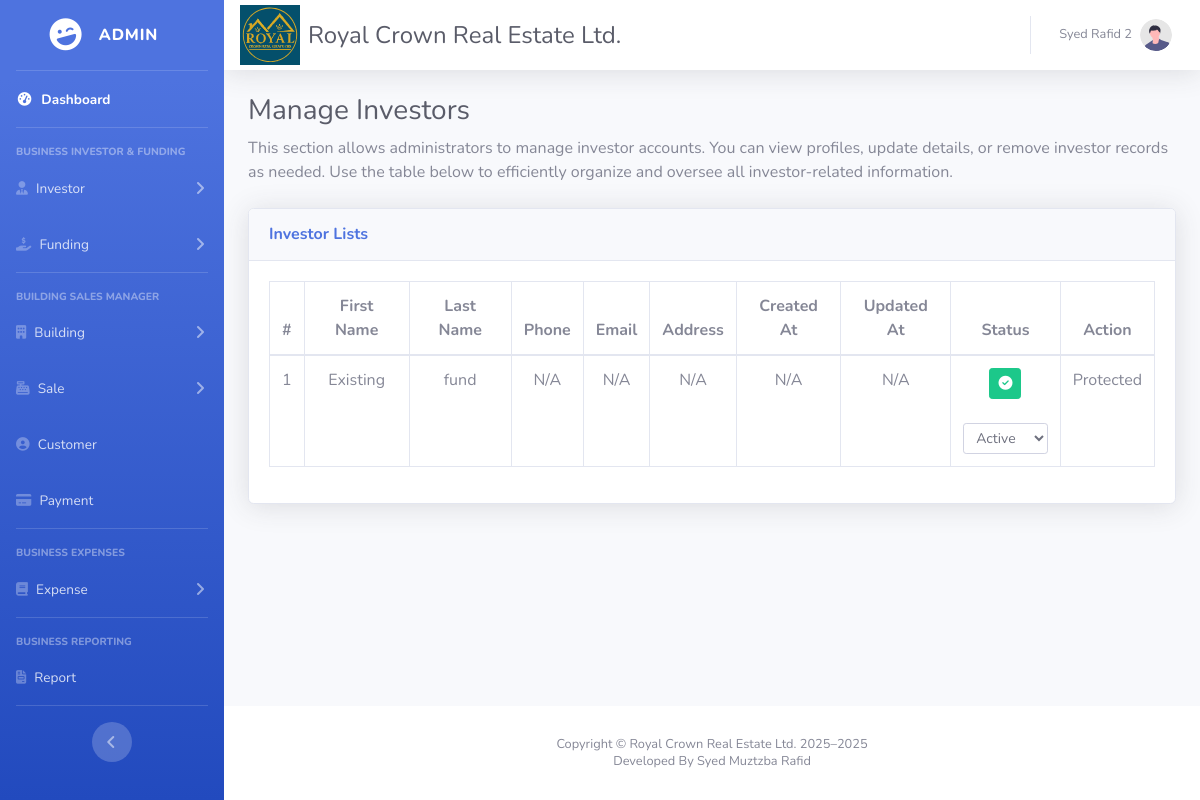
/manageInvestor.php (signed in), run on the app's committed database.
### tables this page shows
CREATE TABLE `users` (
  `user_id` int(11) NOT NULL,
  `fName` varchar(200) NOT NULL,
  `lName` varchar(200) NOT NULL,
  `email` varchar(100) NOT NULL,
  `password` varchar(500) NOT NULL,
  `userType` enum('superAdmin','admin','','') NOT NULL,
  `created_at` datetime NOT NULL DEFAULT current_timestamp(),
  `updated_at` datetime DEFAULT NULL
);

CREATE TABLE `investor` (
  `in_id` int(11) NOT NULL,
  `fName` varchar(150) NOT NULL,
  `lName` varchar(150) NOT NULL,
  `phone` varchar(20) NOT NULL,
  `email` varchar(100) NOT NULL,
  `address` varchar(500) NOT NULL,
  `status` enum('active','inactive','','') NOT NULL,
  `created_at` datetime DEFAULT current_timestamp(),
  `updated_at` datetime DEFAULT NULL ON UPDATE current_timestamp()
);

### manageInvestor.php (the view, shortened to what this page needs)
<?php
require_once __DIR__ . '/includes/config.php';
?>
<!DOCTYPE html>
<html lang="en">
<?php include 'partials/_head2.php'; ?>
<body id="page-top">
    <body id="page-top">
        <div id="wrapper">
            <?php include 'partials/_sidebar.php'; ?>
            <div id="content-wrapper" class="d-flex flex-column">
                <div id="content">
                    <?php include 'partials/_topbar.php'; ?>
                    <div class="container-fluid">
                        <h1 class="h3 mb-2 text-gray-800">Manage Investors</h1>
                        <p class="mb-4">
                            This section allows administrators to manage investor accounts. You can view profiles, update details, or remove investor records as needed. Use the table below to efficiently organize and oversee all investor-related information.
                        </p>
                        <div class="card shadow mb-4">
                            <div class="card-header py-3">
                                <h6 class="m-0 font-weight-bold text-primary">Investor Lists</h6>
                            </div>
                            <div class="card-body">
                                <div class="table-responsive">
                                    <table class="table table-bordered text-center" id="dataTable" width="100%" cellspacing="0">
                                        <thead>
                                            <tr>
                                                <th>#</th>
                                                <th>First Name</th>
                                                <th>Last Name</th>
                                                <th>Phone</th>
                                                <th>Email</th>
                                                <th>Address</th>
                                                <th>Created At</th>
                                                <th>Updated At</th>
                                                <th>Status</th>
                                                <th>Action</th>
                                            </tr>
                                        </thead>
                                        <tbody>
                                            <?php
                                            $stmt = $dbh->prepare("SELECT *FROM investor ORDER BY created_at aSC");
                                            $stmt->execute();
                                            $investors = $stmt->fetchAll(PDO::FETCH_ASSOC);
                                            $cnt = 1;
                                            foreach ($investors as $investor) {
                                                echo "<tr>";
                                                echo "<td>" . $cnt . "</td>";
                                                echo "<td>" . htmlspecialchars($investor['fName']) . "</td>";
                                                echo "<td>" . htmlspecialchars($investor['lName']) . "</td>";
                                                echo "<td>" . htmlspecialchars($investor['phone']) . "</td>";
                                                echo "<td>" . htmlspecialchars($investor['email']) . "</td>";
                                                echo "<td>" . htmlspecialchars($investor['address']) . "</td>";
                                                $createdAt = !empty($investor['created_at']) ? date('d M Y, h:i A', strtotime($investor['created_at'])) : 'N/A';
                                                echo "<td>" . htmlspecialchars($createdAt) . "</td>";
                                                $updatedAt = !empty($investor['updated_at']) ? date('d M Y, h:i A', strtotime($investor['updated_at'])) : 'N/A';
                                                echo "<td>" . htmlspecialchars($updatedAt) . "</td>";
                                                echo '<td>';
                                                if ($investor['status'] == 'active') {
                                                    echo '<span class="btn btn-sm btn-success" style="font-style: normal;">
                                                            <i class="fa fa-check-circle"></i>
                                                          </span>';
                                                } else {
                                                    echo '<span class="btn btn-sm btn-danger" style="font-style: normal;">
                                                            <i class="fa fa-times-circle"></i>
                                                          </span>';
                                                }
                                                echo '<br>&nbsp;';
                                                echo '<select class="form-control form-control-sm status-select"
                                                             name="status_' . htmlspecialchars($investor['in_id']) . '"
                                                             data-id="' . htmlspecialchars($investor['in_id']) . '">
                                                        <option value="active"' . ($investor['status'] == 'active' ? ' selected' : '') . '>Active</option>
                                                        <option value="inactive"' . ($investor['status'] == 'inactive' ? ' selected' : '') . '>Inactive</option>
                                                      </select>';
                                                echo '</td>';
                                                echo "<td>";
                                                if ($investor['in_id'] != 1) {
                                                    echo "
                                                        <a href=\"javascript:void(0);\"
                                                        onclick=\"confirmDelete({$investor['in_id']})\"
                                                        class=\"btn btn-transparent btn-xs\"
                                                        data-bs-toggle=\"tooltip\"
                                                        data-bs-placement=\"top\"
                                                        title=\"Delete\">
                                                        <i class=\"fas fa-trash-alt\" style=\"font-size: 24px; color: red;\"></i>
                                                        </a>
                                                        <a href=\"editInvestor.php?id=" . htmlspecialchars($investor['in_id']) . "\"
                                                        class=\"btn btn-transparent btn-xs\"
                                                        data-bs-toggle=\"tooltip\"
                                                        data-bs-placement=\"top\"
                                                        title=\"Edit\">
                                                        <i class=\"fa-regular fa-pen-to-square\" style=\"font-size: 24px; color: #007bff;\"></i>
                                                        </a>
                                                    ";
                                                } else {
                                                    echo "<span class=\"text-muted\">Protected</span>";
                                                }
                                                echo "</td>";
                                                echo "</tr>";
                                                $cnt++;
                                            }
                                            ?>
                                        </tbody>
                                    </table>
                                </div>
                            </div>
                        </div>
                    </div>
                </div>
                <?php include 'partials/_footer.php'; ?>
            </div>
        </div>
    </body>
</html>

### partials/_sidebar.php (shortened to what this page needs)
<?php
require_once __DIR__ . '/_session.php';
require_once __DIR__ . '/../includes/config.php';
$stmt = $dbh->prepare("SELECT userType FROM users WHERE user_id = ?");
$stmt->execute([$userId]);
$user = $stmt->fetch(PDO::FETCH_ASSOC);
$userTypes = $user['userType'];
if ($userTypes == 'superAdmin') {
    $userType = "Super Admin";
} else {
    $userType = 'Admin';
}
?>
<ul
    class="navbar-nav bg-gradient-primary sidebar sidebar-dark accordion"
    id="accordionSidebar">
    <a
        class="sidebar-brand d-flex align-items-center justify-content-center"
        href="dashboard.php">
        <div class="sidebar-brand-icon rotate-n-15">
            <i class="fas fa-laugh-wink"></i>
        </div>
        <div class="sidebar-brand-text mx-3"><?php echo $userType; ?></div>
    </a>
    <hr class="sidebar-divider my-0" />
    <li class="nav-item active">
        <a class="nav-link" href="Dashboard.php">
            <i class="fas fa-fw fa-tachometer-alt"></i>
            <span>Dashboard</span></a>
    </li>
    <hr class="sidebar-divider" />
    <div class="sidebar-heading">Business Investor & Funding</div>
    <li class="nav-item">
        <a
            class="nav-link collapsed"
            href="#"
            data-toggle="collapse"
            data-target="#collapseInvestor"
            aria-expanded="true"
            aria-controls="collapseInvestor">
            <i class="fas fa-user-tie"></i>
            <span>Investor</span>
        </a>
    </li>
    <li class="nav-item">
        <a
            class="nav-link collapsed"
            href="#"
            data-toggle="collapse"
            data-target="#collapseFunding"
            aria-expanded="true"
            aria-controls="collapseFunding">
            <i class="fas fa-hand-holding-usd"></i>
            <span>Funding</span>
        </a>
    </li>
    <hr class="sidebar-divider" />
    <div class="sidebar-heading">Building Sales Manager</div>
    <li class="nav-item">
        <a
            class="nav-link collapsed"
            href="#"
            data-toggle="collapse"
            data-target="#collapseLayout"
            aria-expanded="true"
            aria-controls="collapseLayout">
            <i class="fas fa-building"></i>
            <span>Building</span>
        </a>
    </li>
    <li class="nav-item">
        <a
            class="nav-link collapsed"
            href="#"
            data-toggle="collapse"
            data-target="#collapseSales"
            aria-expanded="true"
            aria-controls="collapseSales">
            <i class="fas fa-cash-register"></i>
            <span>Sale</span>
        </a>
    </li>
    <li class="nav-item">
        <a class="nav-link" href="customer.php">
            <i class="fas fa-user-circle"></i>
            <span>Customer</span></a>
    </li>
    <li class="nav-item">
        <a class="nav-link" href="payments.php">
            <i class="fas fa-credit-card"></i>
            <span>Payment</span></a>
    </li>
    <hr class="sidebar-divider" />
    <div class="sidebar-heading">Business Expenses</div>
    <li class="nav-item">
        <a
            class="nav-link collapsed"
            href="#"
            data-toggle="collapse"
            data-target="#collapseExpenses"
            aria-expanded="true"
            aria-controls="collapseExpenses">
            <i class="fas fa-book"></i>
            <span>Expense</span>
        </a>
    </li>
    <hr class="sidebar-divider" />
    <div class="sidebar-heading">Business Reporting</div>
    <li class="nav-item">
        <a class="nav-link" href="report.php">
            <i class="fas fa-file-invoice"></i>
            <span>Report</span></a>
    </li>
    <hr class="sidebar-divider" />
    <div class="text-center d-none d-md-inline">
        <button class="rounded-circle border-0" id="sidebarToggle"></button>
    </div>
</ul>

### partials/_topbar.php (shortened to what this page needs)
<?php
include '_session.php';
require_once __DIR__ . '/../includes/config.php';
$stmt = $dbh->prepare("SELECT fName, lName FROM users WHERE user_id = ?");
$stmt->execute([$userId]);
$user = $stmt->fetch(PDO::FETCH_ASSOC);
if ($user) {
    $fullName = $user['fName'] . ' ' . $user['lName'];
} else {
    $fullName = 'Guest';
}
?>
<nav
    class="navbar navbar-expand navbar-light bg-white topbar mb-4 static-top shadow">
    <img src="img/logo.svg"
        alt="Site Logo"
        class="d-none d-sm-inline-block align-middle me-2"
        style="height: 60px;">
    <h4 class="d-none d-sm-inline-block align-middle mb-0 me-2 text-dark ml-2">
        Royal Crown Real Estate Ltd.
    </h4>
    <ul class="navbar-nav ml-auto">
        <li class="nav-item dropdown no-arrow">
            <a
                class="nav-link dropdown-toggle"
                href="#"
                id="userDropdown"
                role="button"
                data-toggle="dropdown"
                aria-haspopup="true"
                aria-expanded="false">
                <span class="mr-2 d-none d-lg-inline text-gray-600 small"><?php echo $fullName; ?></span>
                <img
                    class="img-profile rounded-circle"
                    src="img/undraw_profile.svg" />
            </a>
        </li>
    </ul>
</nav>

### data on the page
users: userType "ADMIN", fullName "Syed Rafid 2"
investor: fName "Existing", lName "fund", phone "N/A", email "N/A", address "N/A", created_at "N/A", updated_at "N/A", status+in_id "Active", shows "Protected"
